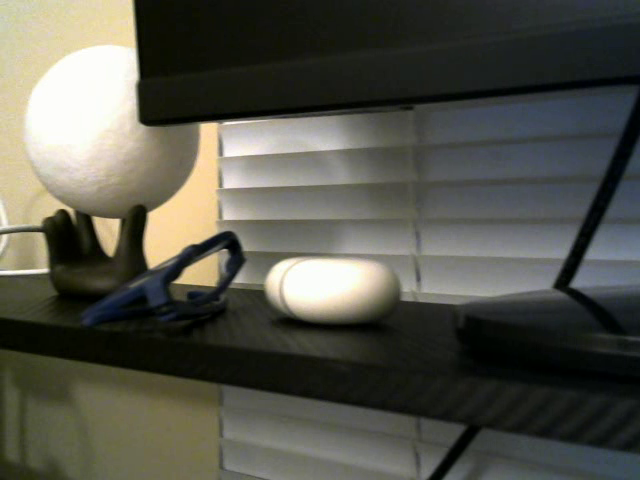
#> input picture frame 80 of output.avi, 640 x 480 px
$ jupyter execute Select_Image_Pair.ipynb
#> lines starting #> are read from the running program, lines starting #| are printed output that depends on the picture
[cell 1]
import cv2

# Path to the video file
video_path = 'output.avi'

# Open the video
cap = cv2.VideoCapture(video_path)

if not cap.isOpened():
    print("Error: Could not open video.")
    exit()

# Get the frame rate of the video
fps = cap.get(cv2.CAP_PROP_FPS)

# Calculate the frame indices for 2 seconds apart
frame_index1 = int(fps * 4)  # Frame at 2 seconds
frame_index2 = int(fps * 7)  # Frame at 4 seconds (2 seconds apart from the first frame)

# Read and extract the first frame
cap.set(cv2.CAP_PROP_POS_FRAMES, frame_index1)
ret, frame1 = cap.read()
#> frame1 is the input picture: shape (480, 640, 3); mean B, G, R 74.9, 84.6, 84.4
if ret:
    cv2.imwrite('image1.jpg', frame1)
    print("Image 1 saved successfully.")
else:
    print("Error: Failed to capture Image 1.")

# Read and extract the second frame
cap.set(cv2.CAP_PROP_POS_FRAMES, frame_index2)
ret, frame2 = cap.read()
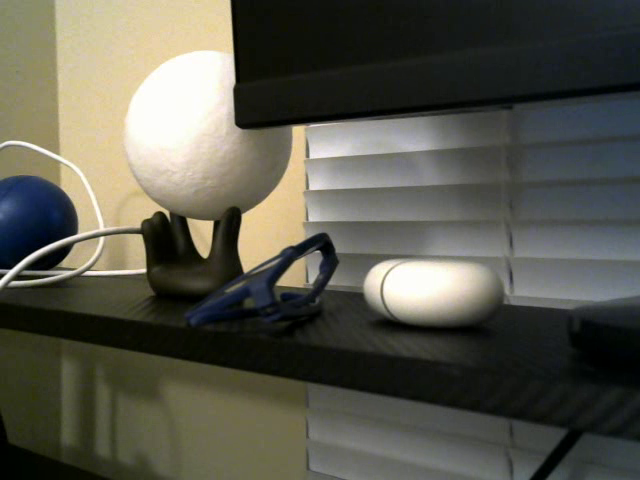
#> input picture frame 140 of output.avi, 640 x 480 px
#> frame2 is the input picture: shape (480, 640, 3); mean B, G, R 76.6, 87.8, 88.4
if ret:
    cv2.imwrite('image2.jpg', frame2)
    print("Image 2 saved successfully.")
else:
    print("Error: Failed to capture Image 2.")

# Release the video capture object
cap.release()

[cell 2]
import cv2
import matplotlib.pyplot as plt

# Load the images
image1 = cv2.imread('image1.jpg')
image2 = cv2.imread('image2.jpg')

# Convert images from BGR to RGB
image1_rgb = cv2.cvtColor(image1, cv2.COLOR_BGR2RGB)
image2_rgb = cv2.cvtColor(image2, cv2.COLOR_BGR2RGB)

# Create a figure to display the images
plt.figure(figsize=(10, 5))  # Set the figure size

# Display Image 1
plt.subplot(1, 2, 1)  # (rows, columns, panel number)
plt.imshow(image1_rgb)
plt.title('Frame 1')
plt.axis('off')  # Hide axes ticks

# Display Image 2
plt.subplot(1, 2, 2)
plt.imshow(image2_rgb)
plt.title('Frame 2')
plt.axis('off')

# Show the plot
plt.show()
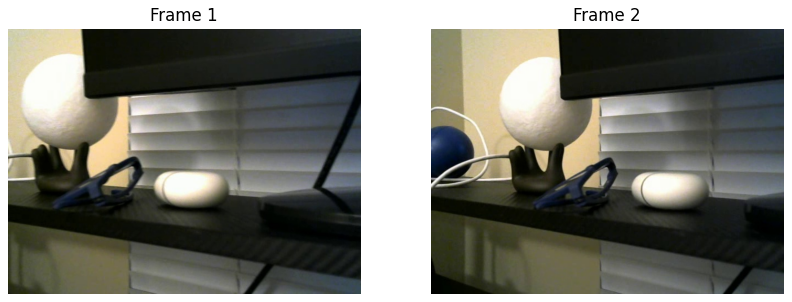
#> figure drawn by matplotlib, 2 panels

$ run again, starting later in the video
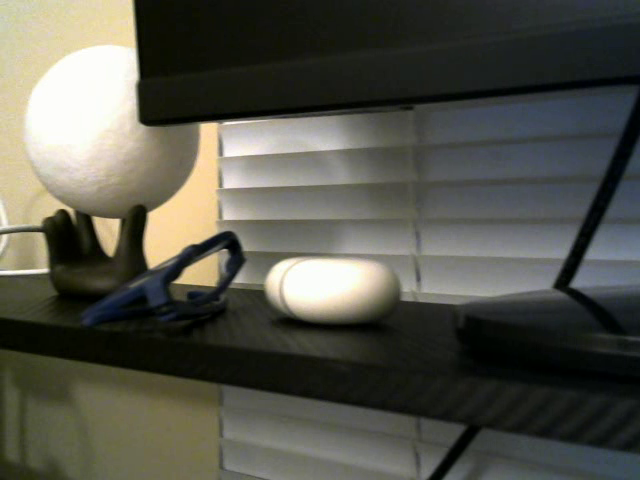
#> input picture frame 80 of output.avi, 640 x 480 px
#> frame1 is the input picture: shape (480, 640, 3); mean B, G, R 74.9, 84.6, 84.4
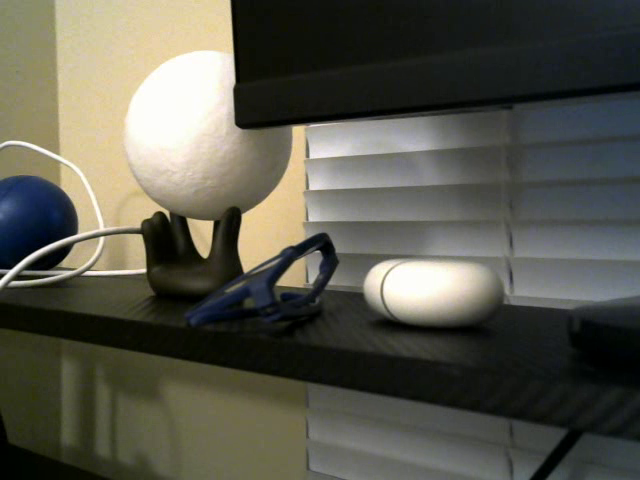
#> input picture frame 140 of output.avi, 640 x 480 px
#> frame2 is the input picture: shape (480, 640, 3); mean B, G, R 76.6, 87.8, 88.4

$ run again, starting later in the video
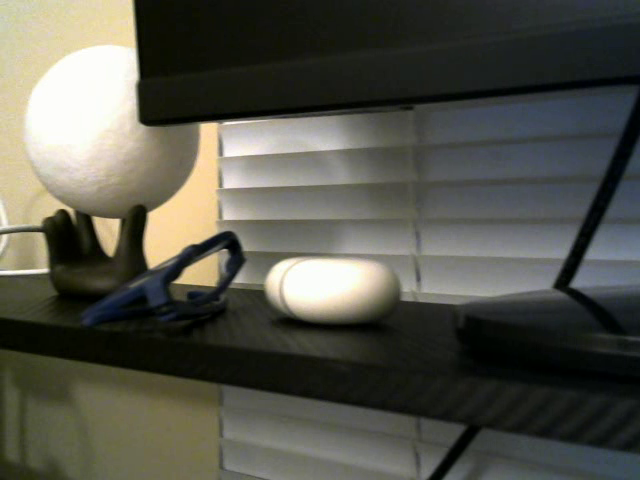
#> input picture frame 80 of output.avi, 640 x 480 px
#> frame1 is the input picture: shape (480, 640, 3); mean B, G, R 74.9, 84.6, 84.4
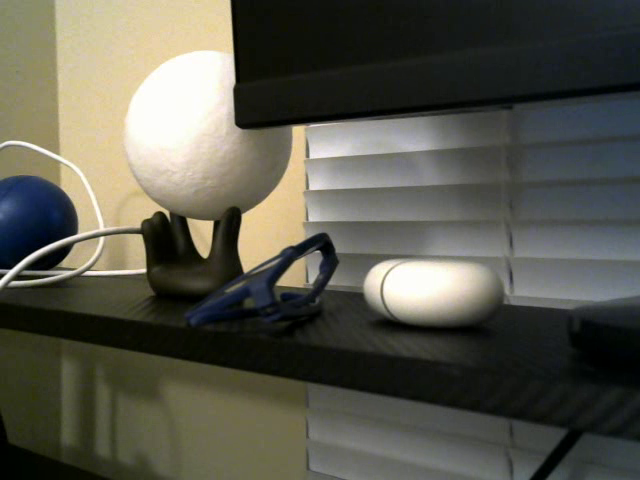
#> input picture frame 140 of output.avi, 640 x 480 px
#> frame2 is the input picture: shape (480, 640, 3); mean B, G, R 76.6, 87.8, 88.4
